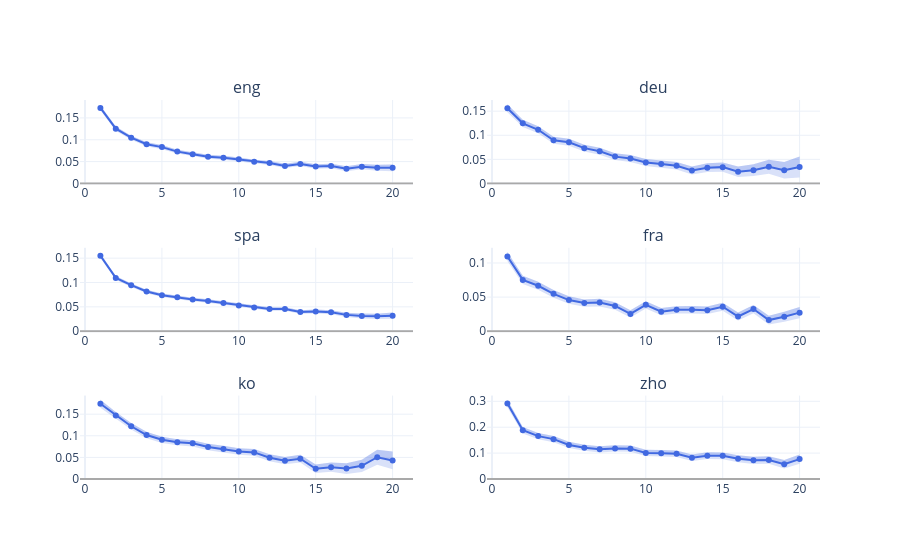

Notebook code for this chart:
### Code cell
main_fig.update_layout(template='plotly_white')
# main_fig.update_layout(template='plotly_white',height=750,width=500)
main_fig.show()

### Figure 1 — Plotly figure (JSON) as saved in the notebook; plotly's stock layout.template omitted (floating-point values rounded to 4 significant figures)
{"data": [{"legendgroup": "Δ Hxy", "line": {"color": "rgba(65, 105, 225, 1.0)"}, "mode": "markers+lines", "name": "Δ Hxy", "showlegend": false, "x": [1, 2, 3, 4, 5, 6, 7, 8, 9, 10, 11, 12, 13, 14, 15, 16, 17, 18, 19, 20], "y": [0.1728, 0.1253, 0.1047, 0.08989, 0.08314, 0.07284, 0.06703, 0.06116, 0.05895, 0.0551, 0.04953, 0.04694, 0.04017, 0.04477, 0.03896, 0.04007, 0.03371, 0.03831, 0.03586, 0.03568], "type": "scatter", "xaxis": "x", "yaxis": "y"}, {"fill": "tonexty", "fillcolor": "rgba(65, 105, 225, 0.2)", "legendgroup": "Δ Hxy", "line": {"color": "rgba(65, 105, 225, 1.0)", "width": 0}, "mode": "lines", "name": "Δ Hxy_upper_bound", "showlegend": false, "x": [1, 2, 3, 4, 5, 6, 7, 8, 9, 10, 11, 12, 13, 14, 15, 16, 17, 18, 19, 20], "y": [0.1782, 0.1302, 0.1094, 0.09446, 0.08775, 0.07731, 0.07151, 0.06564, 0.06347, 0.05965, 0.05407, 0.05149, 0.04487, 0.04955, 0.04403, 0.04529, 0.03923, 0.04429, 0.04253, 0.04343], "type": "scatter", "xaxis": "x", "yaxis": "y"}, {"fill": "tonexty", "fillcolor": "rgba(65, 105, 225, 0.2)", "legendgroup": "Δ Hxy", "line": {"color": "rgba(65, 105, 225, 1.0)", "width": 0}, "mode": "lines", "name": "Δ Hxy_lower_bound", "showlegend": false, "x": [1, 2, 3, 4, 5, 6, 7, 8, 9, 10, 11, 12, 13, 14, 15, 16, 17, 18, 19, 20], "y": [0.1673, 0.1204, 0.0999, 0.08532, 0.07853, 0.06837, 0.06255, 0.05667, 0.05444, 0.05054, 0.045, 0.04238, 0.03546, 0.03999, 0.03388, 0.03485, 0.02818, 0.03233, 0.02919, 0.02794], "type": "scatter", "xaxis": "x", "yaxis": "y"}, {"legendgroup": "Δ Hxy", "line": {"color": "rgba(65, 105, 225, 1.0)"}, "mode": "markers+lines", "name": "Δ Hxy", "showlegend": false, "x": [1, 2, 3, 4, 5, 6, 7, 8, 9, 10, 11, 12, 13, 14, 15, 16, 17, 18, 19, 20], "y": [0.1559, 0.1248, 0.1114, 0.08953, 0.08556, 0.07326, 0.06669, 0.05566, 0.05168, 0.0434, 0.04029, 0.03674, 0.02697, 0.03274, 0.03386, 0.02429, 0.02753, 0.03473, 0.02739, 0.0342], "type": "scatter", "xaxis": "x2", "yaxis": "y2"}, {"fill": "tonexty", "fillcolor": "rgba(65, 105, 225, 0.2)", "legendgroup": "Δ Hxy", "line": {"color": "rgba(65, 105, 225, 1.0)", "width": 0}, "mode": "lines", "name": "Δ Hxy_upper_bound", "showlegend": false, "x": [1, 2, 3, 4, 5, 6, 7, 8, 9, 10, 11, 12, 13, 14, 15, 16, 17, 18, 19, 20], "y": [0.1644, 0.1324, 0.1188, 0.09671, 0.09271, 0.08035, 0.07382, 0.06275, 0.05896, 0.05082, 0.0478, 0.04467, 0.0353, 0.04175, 0.04364, 0.03521, 0.03976, 0.04909, 0.04454, 0.05606], "type": "scatter", "xaxis": "x2", "yaxis": "y2"}, {"fill": "tonexty", "fillcolor": "rgba(65, 105, 225, 0.2)", "legendgroup": "Δ Hxy", "line": {"color": "rgba(65, 105, 225, 1.0)", "width": 0}, "mode": "lines", "name": "Δ Hxy_lower_bound", "showlegend": false, "x": [1, 2, 3, 4, 5, 6, 7, 8, 9, 10, 11, 12, 13, 14, 15, 16, 17, 18, 19, 20], "y": [0.1475, 0.1172, 0.1039, 0.08235, 0.07841, 0.06618, 0.05957, 0.04857, 0.04441, 0.03599, 0.03279, 0.02881, 0.01864, 0.02373, 0.02407, 0.01336, 0.01531, 0.02036, 0.01025, 0.01235], "type": "scatter", "xaxis": "x2", "yaxis": "y2"}, {"legendgroup": "Δ Hxy", "line": {"color": "rgba(65, 105, 225, 1.0)"}, "mode": "markers+lines", "name": "Δ Hxy", "showlegend": false, "x": [1, 2, 3, 4, 5, 6, 7, 8, 9, 10, 11, 12, 13, 14, 15, 16, 17, 18, 19, 20], "y": [0.1549, 0.1094, 0.09448, 0.08169, 0.07385, 0.06951, 0.06498, 0.06225, 0.05816, 0.05265, 0.04861, 0.04556, 0.0455, 0.0395, 0.04047, 0.03883, 0.03355, 0.03117, 0.03051, 0.03183], "type": "scatter", "xaxis": "x3", "yaxis": "y3"}, {"fill": "tonexty", "fillcolor": "rgba(65, 105, 225, 0.2)", "legendgroup": "Δ Hxy", "line": {"color": "rgba(65, 105, 225, 1.0)", "width": 0}, "mode": "lines", "name": "Δ Hxy_upper_bound", "showlegend": false, "x": [1, 2, 3, 4, 5, 6, 7, 8, 9, 10, 11, 12, 13, 14, 15, 16, 17, 18, 19, 20], "y": [0.1594, 0.1132, 0.09822, 0.0853, 0.0774, 0.07307, 0.0685, 0.06581, 0.06171, 0.05621, 0.05218, 0.0492, 0.0492, 0.04329, 0.04447, 0.04305, 0.03806, 0.03615, 0.03601, 0.03824], "type": "scatter", "xaxis": "x3", "yaxis": "y3"}, {"fill": "tonexty", "fillcolor": "rgba(65, 105, 225, 0.2)", "legendgroup": "Δ Hxy", "line": {"color": "rgba(65, 105, 225, 1.0)", "width": 0}, "mode": "lines", "name": "Δ Hxy_lower_bound", "showlegend": false, "x": [1, 2, 3, 4, 5, 6, 7, 8, 9, 10, 11, 12, 13, 14, 15, 16, 17, 18, 19, 20], "y": [0.1505, 0.1055, 0.09075, 0.07808, 0.0703, 0.06596, 0.06147, 0.05869, 0.05461, 0.04909, 0.04503, 0.04191, 0.0418, 0.0357, 0.03648, 0.03462, 0.02903, 0.0262, 0.02501, 0.02542], "type": "scatter", "xaxis": "x3", "yaxis": "y3"}, {"legendgroup": "Δ Hxy", "line": {"color": "rgba(65, 105, 225, 1.0)"}, "mode": "markers+lines", "name": "Δ Hxy", "showlegend": false, "x": [1, 2, 3, 4, 5, 6, 7, 8, 9, 10, 11, 12, 13, 14, 15, 16, 17, 18, 19, 20], "y": [0.1095, 0.0752, 0.06665, 0.05478, 0.04562, 0.04127, 0.04193, 0.03703, 0.02537, 0.03871, 0.02866, 0.03138, 0.03136, 0.03077, 0.03583, 0.02158, 0.0325, 0.01636, 0.02118, 0.02723], "type": "scatter", "xaxis": "x4", "yaxis": "y4"}, {"fill": "tonexty", "fillcolor": "rgba(65, 105, 225, 0.2)", "legendgroup": "Δ Hxy", "line": {"color": "rgba(65, 105, 225, 1.0)", "width": 0}, "mode": "lines", "name": "Δ Hxy_upper_bound", "showlegend": false, "x": [1, 2, 3, 4, 5, 6, 7, 8, 9, 10, 11, 12, 13, 14, 15, 16, 17, 18, 19, 20], "y": [0.1161, 0.08116, 0.07239, 0.06044, 0.05115, 0.04668, 0.0475, 0.04245, 0.03069, 0.04409, 0.03396, 0.03675, 0.03691, 0.03629, 0.04158, 0.02737, 0.03856, 0.0228, 0.02843, 0.03544], "type": "scatter", "xaxis": "x4", "yaxis": "y4"}, {"fill": "tonexty", "fillcolor": "rgba(65, 105, 225, 0.2)", "legendgroup": "Δ Hxy", "line": {"color": "rgba(65, 105, 225, 1.0)", "width": 0}, "mode": "lines", "name": "Δ Hxy_lower_bound", "showlegend": false, "x": [1, 2, 3, 4, 5, 6, 7, 8, 9, 10, 11, 12, 13, 14, 15, 16, 17, 18, 19, 20], "y": [0.1028, 0.06925, 0.0609, 0.04912, 0.0401, 0.03586, 0.03635, 0.03161, 0.02005, 0.03333, 0.02336, 0.02601, 0.02582, 0.02525, 0.03008, 0.0158, 0.02643, 0.009919, 0.01394, 0.01901], "type": "scatter", "xaxis": "x4", "yaxis": "y4"}, {"legendgroup": "Δ Hxy", "line": {"color": "rgba(65, 105, 225, 1.0)"}, "mode": "markers+lines", "name": "Δ Hxy", "showlegend": false, "x": [1, 2, 3, 4, 5, 6, 7, 8, 9, 10, 11, 12, 13, 14, 15, 16, 17, 18, 19, 20], "y": [0.1742, 0.1471, 0.122, 0.1018, 0.09066, 0.08506, 0.08267, 0.0742, 0.06921, 0.06364, 0.0615, 0.04924, 0.04253, 0.047, 0.02369, 0.0273, 0.0241, 0.03052, 0.05035, 0.04303], "type": "scatter", "xaxis": "x5", "yaxis": "y5"}, {"fill": "tonexty", "fillcolor": "rgba(65, 105, 225, 0.2)", "legendgroup": "Δ Hxy", "line": {"color": "rgba(65, 105, 225, 1.0)", "width": 0}, "mode": "lines", "name": "Δ Hxy_upper_bound", "showlegend": false, "x": [1, 2, 3, 4, 5, 6, 7, 8, 9, 10, 11, 12, 13, 14, 15, 16, 17, 18, 19, 20], "y": [0.1833, 0.155, 0.1294, 0.1091, 0.09776, 0.09226, 0.08984, 0.08163, 0.07675, 0.07117, 0.06928, 0.05733, 0.05107, 0.05599, 0.03353, 0.03795, 0.03638, 0.0446, 0.06743, 0.0637], "type": "scatter", "xaxis": "x5", "yaxis": "y5"}, {"fill": "tonexty", "fillcolor": "rgba(65, 105, 225, 0.2)", "legendgroup": "Δ Hxy", "line": {"color": "rgba(65, 105, 225, 1.0)", "width": 0}, "mode": "lines", "name": "Δ Hxy_lower_bound", "showlegend": false, "x": [1, 2, 3, 4, 5, 6, 7, 8, 9, 10, 11, 12, 13, 14, 15, 16, 17, 18, 19, 20], "y": [0.1651, 0.1391, 0.1146, 0.09439, 0.08357, 0.07787, 0.07549, 0.06676, 0.06167, 0.05611, 0.05372, 0.04116, 0.03398, 0.038, 0.01385, 0.01665, 0.01182, 0.01644, 0.03326, 0.02236], "type": "scatter", "xaxis": "x5", "yaxis": "y5"}, {"legendgroup": "Δ Hxy", "line": {"color": "rgba(65, 105, 225, 1.0)"}, "mode": "markers+lines", "name": "Δ Hxy", "showlegend": false, "x": [1, 2, 3, 4, 5, 6, 7, 8, 9, 10, 11, 12, 13, 14, 15, 16, 17, 18, 19, 20], "y": [0.2914, 0.1886, 0.1656, 0.1539, 0.1315, 0.1207, 0.1145, 0.1182, 0.1172, 0.1008, 0.0996, 0.09731, 0.08244, 0.09007, 0.08955, 0.078, 0.07202, 0.07335, 0.05719, 0.07683], "type": "scatter", "xaxis": "x6", "yaxis": "y6"}, {"fill": "tonexty", "fillcolor": "rgba(65, 105, 225, 0.2)", "legendgroup": "Δ Hxy", "line": {"color": "rgba(65, 105, 225, 1.0)", "width": 0}, "mode": "lines", "name": "Δ Hxy_upper_bound", "showlegend": false, "x": [1, 2, 3, 4, 5, 6, 7, 8, 9, 10, 11, 12, 13, 14, 15, 16, 17, 18, 19, 20], "y": [0.3053, 0.2012, 0.1779, 0.1662, 0.1436, 0.1327, 0.1265, 0.1303, 0.1294, 0.1132, 0.1121, 0.11, 0.09499, 0.1029, 0.1027, 0.09163, 0.08588, 0.08817, 0.0737, 0.09482], "type": "scatter", "xaxis": "x6", "yaxis": "y6"}, {"fill": "tonexty", "fillcolor": "rgba(65, 105, 225, 0.2)", "legendgroup": "Δ Hxy", "line": {"color": "rgba(65, 105, 225, 1.0)", "width": 0}, "mode": "lines", "name": "Δ Hxy_lower_bound", "showlegend": false, "x": [1, 2, 3, 4, 5, 6, 7, 8, 9, 10, 11, 12, 13, 14, 15, 16, 17, 18, 19, 20], "y": [0.2774, 0.1761, 0.1533, 0.1416, 0.1194, 0.1087, 0.1025, 0.1061, 0.105, 0.08834, 0.08711, 0.08463, 0.06988, 0.07729, 0.07636, 0.06436, 0.05816, 0.05853, 0.04067, 0.05885], "type": "scatter", "xaxis": "x6", "yaxis": "y6"}], "layout": {"xaxis": {"anchor": "y", "domain": [0.0, 0.45]}, "yaxis": {"anchor": "x", "domain": [0.7778, 1.0]}, "xaxis2": {"anchor": "y2", "domain": [0.55, 1.0]}, "yaxis2": {"anchor": "x2", "domain": [0.7778, 1.0]}, "xaxis3": {"anchor": "y3", "domain": [0.0, 0.45]}, "yaxis3": {"anchor": "x3", "domain": [0.3889, 0.6111]}, "xaxis4": {"anchor": "y4", "domain": [0.55, 1.0]}, "yaxis4": {"anchor": "x4", "domain": [0.3889, 0.6111]}, "xaxis5": {"anchor": "y5", "domain": [0.0, 0.45]}, "yaxis5": {"anchor": "x5", "domain": [0.0, 0.2222]}, "xaxis6": {"anchor": "y6", "domain": [0.55, 1.0]}, "yaxis6": {"anchor": "x6", "domain": [0.0, 0.2222]}, "annotations": [{"font": {"size": 16}, "showarrow": false, "text": "eng", "x": 0.225, "xanchor": "center", "xref": "paper", "y": 1.0, "yanchor": "bottom", "yref": "paper"}, {"font": {"size": 16}, "showarrow": false, "text": "deu", "x": 0.775, "xanchor": "center", "xref": "paper", "y": 1.0, "yanchor": "bottom", "yref": "paper"}, {"font": {"size": 16}, "showarrow": false, "text": "spa", "x": 0.225, "xanchor": "center", "xref": "paper", "y": 0.6111, "yanchor": "bottom", "yref": "paper"}, {"font": {"size": 16}, "showarrow": false, "text": "fra", "x": 0.775, "xanchor": "center", "xref": "paper", "y": 0.6111, "yanchor": "bottom", "yref": "paper"}, {"font": {"size": 16}, "showarrow": false, "text": "ko", "x": 0.225, "xanchor": "center", "xref": "paper", "y": 0.2222, "yanchor": "bottom", "yref": "paper"}, {"font": {"size": 16}, "showarrow": false, "text": "zho", "x": 0.775, "xanchor": "center", "xref": "paper", "y": 0.2222, "yanchor": "bottom", "yref": "paper"}], "shapes": [{"line": {"color": "darkgray", "width": 2}, "type": "line", "x0": 0, "x1": 1, "xref": "x domain", "y0": 0, "y1": 0, "yref": "y"}, {"line": {"color": "darkgray", "width": 2}, "type": "line", "x0": 0, "x1": 1, "xref": "x2 domain", "y0": 0, "y1": 0, "yref": "y2"}, {"line": {"color": "darkgray", "width": 2}, "type": "line", "x0": 0, "x1": 1, "xref": "x3 domain", "y0": 0, "y1": 0, "yref": "y3"}, {"line": {"color": "darkgray", "width": 2}, "type": "line", "x0": 0, "x1": 1, "xref": "x4 domain", "y0": 0, "y1": 0, "yref": "y4"}, {"line": {"color": "darkgray", "width": 2}, "type": "line", "x0": 0, "x1": 1, "xref": "x5 domain", "y0": 0, "y1": 0, "yref": "y5"}, {"line": {"color": "darkgray", "width": 2}, "type": "line", "x0": 0, "x1": 1, "xref": "x6 domain", "y0": 0, "y1": 0, "yref": "y6"}]}}
